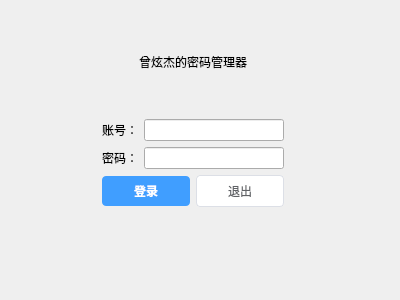
<?xml version="1.0" encoding="UTF-8"?>
<ui version="4.0">
 <class>LoginWindow</class>
 <widget class="QDialog" name="LoginWindow">
  <property name="geometry">
   <rect>
    <x>0</x>
    <y>0</y>
    <width>400</width>
    <height>300</height>
   </rect>
  </property>
  <property name="windowTitle">
   <string>Dialog</string>
  </property>
  <property name="styleSheet">
   <string notr="true">
QPushButton {
            border: 1px solid #dcdfe6;
            border-radius: 4px;
            padding: 6px 12px;
            background-color: #ffffff;
            color: #606266;
        }
QPushButton:hover {
            background-color: #f5f7fa;
            color: #409eff;
        }
QPushButton#btnLogin {
            background-color: #409eff;
            color: white;
            border: none;
            font-weight: bold;
        }
        QPushButton#btnLogin:hover {
            background-color: #66b1ff;
        }
        QPushButton#btnLogin:pressed {
            background-color: #3a8ee6;
        }</string>
  </property>
  <layout class="QGridLayout" name="gridLayout">
   <item row="2" column="1">
    <widget class="QLabel" name="label_3">
     <property name="sizePolicy">
      <sizepolicy hsizetype="Preferred" vsizetype="Preferred">
       <horstretch>100</horstretch>
       <verstretch>0</verstretch>
      </sizepolicy>
     </property>
     <property name="layoutDirection">
      <enum>Qt::LayoutDirection::LeftToRight</enum>
     </property>
     <property name="text">
      <string>曾炫杰的密码管理器</string>
     </property>
     <property name="alignment">
      <set>Qt::AlignmentFlag::AlignCenter</set>
     </property>
    </widget>
   </item>
   <item row="4" column="1">
    <layout class="QHBoxLayout" name="horizontalLayout">
     <item>
      <widget class="QLabel" name="label">
       <property name="text">
        <string>账号：</string>
       </property>
      </widget>
     </item>
     <item>
      <widget class="QLineEdit" name="lineUser"/>
     </item>
    </layout>
   </item>
   <item row="0" column="1">
    <spacer name="verticalSpacer">
     <property name="orientation">
      <enum>Qt::Orientation::Vertical</enum>
     </property>
     <property name="sizeHint" stdset="0">
      <size>
       <width>20</width>
       <height>33</height>
      </size>
     </property>
    </spacer>
   </item>
   <item row="5" column="1">
    <layout class="QHBoxLayout" name="horizontalLayout_2">
     <item>
      <widget class="QLabel" name="label_2">
       <property name="text">
        <string>密码：</string>
       </property>
      </widget>
     </item>
     <item>
      <widget class="QLineEdit" name="linePass"/>
     </item>
    </layout>
   </item>
   <item row="5" column="0">
    <spacer name="horizontalSpacer">
     <property name="orientation">
      <enum>Qt::Orientation::Horizontal</enum>
     </property>
     <property name="sizeHint" stdset="0">
      <size>
       <width>91</width>
       <height>20</height>
      </size>
     </property>
    </spacer>
   </item>
   <item row="7" column="1">
    <spacer name="verticalSpacer_2">
     <property name="orientation">
      <enum>Qt::Orientation::Vertical</enum>
     </property>
     <property name="sizeHint" stdset="0">
      <size>
       <width>20</width>
       <height>82</height>
      </size>
     </property>
    </spacer>
   </item>
   <item row="5" column="2">
    <spacer name="horizontalSpacer_2">
     <property name="orientation">
      <enum>Qt::Orientation::Horizontal</enum>
     </property>
     <property name="sizeHint" stdset="0">
      <size>
       <width>105</width>
       <height>20</height>
      </size>
     </property>
    </spacer>
   </item>
   <item row="6" column="1">
    <layout class="QHBoxLayout" name="horizontalLayout_3">
     <item>
      <widget class="QPushButton" name="btnLogin">
       <property name="text">
        <string>登录</string>
       </property>
      </widget>
     </item>
     <item>
      <widget class="QPushButton" name="btnExit">
       <property name="text">
        <string>退出</string>
       </property>
      </widget>
     </item>
    </layout>
   </item>
   <item row="3" column="1">
    <spacer name="verticalSpacer_3">
     <property name="orientation">
      <enum>Qt::Orientation::Vertical</enum>
     </property>
     <property name="sizeHint" stdset="0">
      <size>
       <width>20</width>
       <height>40</height>
      </size>
     </property>
    </spacer>
   </item>
  </layout>
 </widget>
 <resources/>
 <connections/>
</ui>
